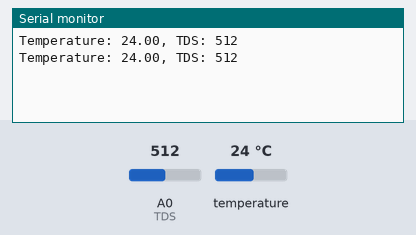
Bench run of a sketch on a simulated Arduino Uno, built with avr-gcc and run on an emulated ATmega328P. Parts: the last lines printed to the serial monitor. The inputs (shaded band) are chosen by the test bench; at power-on: temperature 24 °C, A0 (TDS) = 512.

Above: at 3.3 s.
3.4 s: temperature set to 12 °C
At 5.1 s:
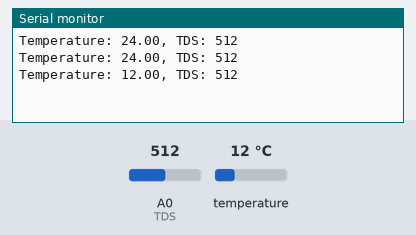
5.9 s: A0 (TDS) set to 716
At 6.4 s:
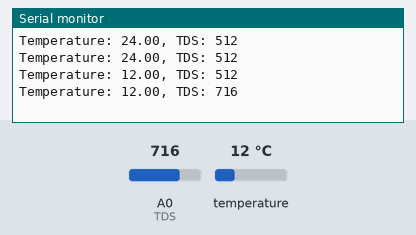
8.4 s: temperature set to 19 °C
At 10.2 s:
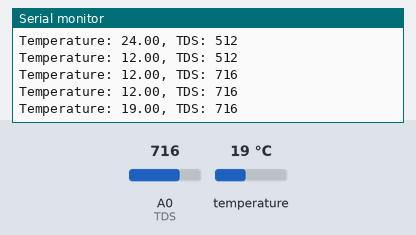
10.9 s: A0 (TDS) set to 900
At 12.7 s:
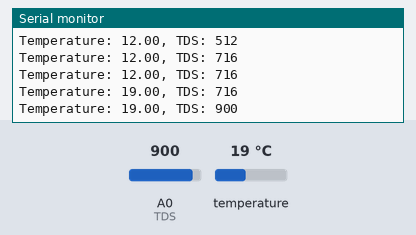
Timing chart, 0 to 14.2 s (numbered marks = the images above; inputs shaded):
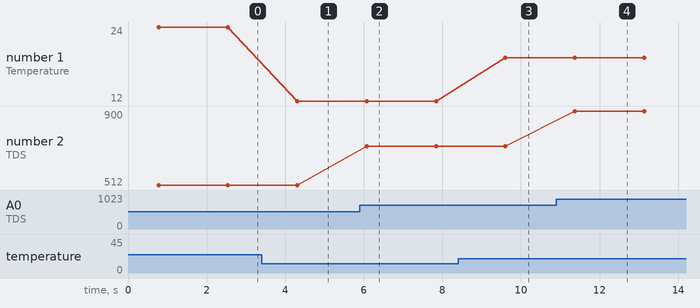

The sketch:

C_IOT_part.ino
```cpp
#include <OneWire.h>
#include <DallasTemperature.h>


int TDS= 0;
unsigned int tds=0;
#define ONE_WIRE_BUS 2
OneWire oneWire(ONE_WIRE_BUS);
DallasTemperature sensors(&oneWire);


void setup(void) {
  // initialize the Serial Monitor at a baud rate of 9600.
  Serial.begin(9600);
  sensors.begin();

}

void loop(void) {

  sensors.requestTemperatures();

  float temperatureC = sensors.getTempCByIndex(0);
  Serial.print("Temperature: ");
  Serial.print(temperatureC);
  // Serial.println("°C");
  Serial.print(", TDS: ");
  tds = analogRead(TDS); // read the input pin
  Serial.println( tds);


  delay(1000);
}
```

Measured:
- after the input at 3.4 s, the serial monitor: prints a new line after 0.91 s (image 1)
- after the input at 5.9 s, the serial monitor: prints a new line after 0.17 s (image 2)
- after the input at 8.4 s, the serial monitor: prints a new line after 1.2 s (image 3)
- after the input at 10.9 s, the serial monitor: prints a new line after 0.47 s (image 4)
- plotted number 1: 24 → 12 after the input at 3.4 s, 12 → 19 after the input at 8.4 s
- plotted number 2: 512 → 716 after the input at 5.9 s, 716 → 900 after the input at 10.9 s
